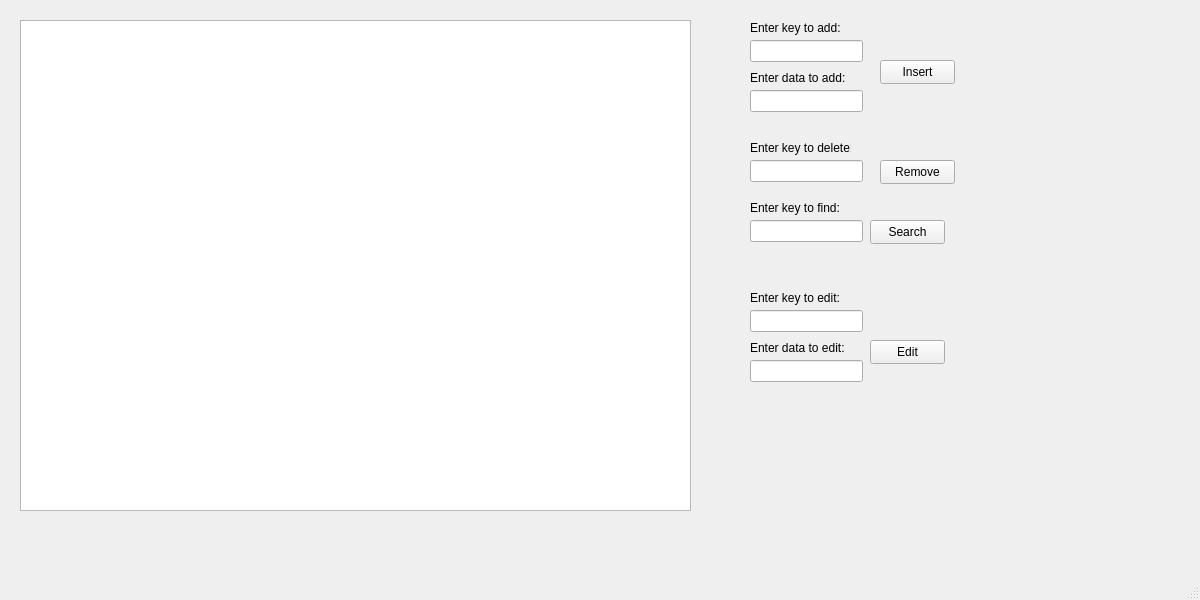
<?xml version="1.0" encoding="UTF-8"?>
<ui version="4.0">
 <class>MainWindow</class>
 <widget class="QMainWindow" name="MainWindow">
  <property name="geometry">
   <rect>
    <x>0</x>
    <y>0</y>
    <width>1200</width>
    <height>600</height>
   </rect>
  </property>
  <property name="windowTitle">
   <string>MainWindow</string>
  </property>
  <widget class="QWidget" name="centralwidget">
   <widget class="QPlainTextEdit" name="plainTextEdit">
    <property name="geometry">
     <rect>
      <x>20</x>
      <y>20</y>
      <width>671</width>
      <height>491</height>
     </rect>
    </property>
   </widget>
   <widget class="QLineEdit" name="line_key">
    <property name="geometry">
     <rect>
      <x>750</x>
      <y>40</y>
      <width>113</width>
      <height>22</height>
     </rect>
    </property>
   </widget>
   <widget class="QLineEdit" name="line_data">
    <property name="geometry">
     <rect>
      <x>750</x>
      <y>90</y>
      <width>113</width>
      <height>22</height>
     </rect>
    </property>
   </widget>
   <widget class="QPushButton" name="buttonInsert">
    <property name="geometry">
     <rect>
      <x>880</x>
      <y>60</y>
      <width>75</width>
      <height>24</height>
     </rect>
    </property>
    <property name="text">
     <string>Insert</string>
    </property>
   </widget>
   <widget class="QLineEdit" name="line_keyDelete">
    <property name="geometry">
     <rect>
      <x>750</x>
      <y>160</y>
      <width>113</width>
      <height>22</height>
     </rect>
    </property>
   </widget>
   <widget class="QPushButton" name="buttonRemove">
    <property name="geometry">
     <rect>
      <x>880</x>
      <y>160</y>
      <width>75</width>
      <height>24</height>
     </rect>
    </property>
    <property name="text">
     <string>Remove</string>
    </property>
   </widget>
   <widget class="QLabel" name="label">
    <property name="geometry">
     <rect>
      <x>750</x>
      <y>20</y>
      <width>111</width>
      <height>16</height>
     </rect>
    </property>
    <property name="text">
     <string>Enter key to add:</string>
    </property>
   </widget>
   <widget class="QLabel" name="label_2">
    <property name="geometry">
     <rect>
      <x>750</x>
      <y>70</y>
      <width>111</width>
      <height>16</height>
     </rect>
    </property>
    <property name="text">
     <string>Enter data to add:</string>
    </property>
   </widget>
   <widget class="QLabel" name="label_3">
    <property name="geometry">
     <rect>
      <x>750</x>
      <y>140</y>
      <width>101</width>
      <height>16</height>
     </rect>
    </property>
    <property name="text">
     <string>Enter key to delete:</string>
    </property>
   </widget>
   <widget class="QLineEdit" name="line_keyFind">
    <property name="geometry">
     <rect>
      <x>750</x>
      <y>220</y>
      <width>113</width>
      <height>22</height>
     </rect>
    </property>
   </widget>
   <widget class="QPushButton" name="buttonSearch">
    <property name="geometry">
     <rect>
      <x>870</x>
      <y>220</y>
      <width>75</width>
      <height>24</height>
     </rect>
    </property>
    <property name="text">
     <string>Search</string>
    </property>
   </widget>
   <widget class="QLabel" name="label_4">
    <property name="geometry">
     <rect>
      <x>750</x>
      <y>200</y>
      <width>111</width>
      <height>16</height>
     </rect>
    </property>
    <property name="text">
     <string>Enter key to find:</string>
    </property>
   </widget>
   <widget class="QLabel" name="resultSerach">
    <property name="geometry">
     <rect>
      <x>750</x>
      <y>250</y>
      <width>251</width>
      <height>31</height>
     </rect>
    </property>
    <property name="text">
     <string/>
    </property>
   </widget>
   <widget class="QLineEdit" name="line_keyEdit">
    <property name="geometry">
     <rect>
      <x>750</x>
      <y>310</y>
      <width>113</width>
      <height>22</height>
     </rect>
    </property>
   </widget>
   <widget class="QLabel" name="label_5">
    <property name="geometry">
     <rect>
      <x>750</x>
      <y>290</y>
      <width>111</width>
      <height>16</height>
     </rect>
    </property>
    <property name="text">
     <string>Enter key to edit:</string>
    </property>
   </widget>
   <widget class="QLineEdit" name="line_dataEdit">
    <property name="geometry">
     <rect>
      <x>750</x>
      <y>360</y>
      <width>113</width>
      <height>22</height>
     </rect>
    </property>
   </widget>
   <widget class="QLabel" name="label_6">
    <property name="geometry">
     <rect>
      <x>750</x>
      <y>340</y>
      <width>111</width>
      <height>16</height>
     </rect>
    </property>
    <property name="text">
     <string>Enter data to edit:</string>
    </property>
   </widget>
   <widget class="QPushButton" name="buttonEdit">
    <property name="geometry">
     <rect>
      <x>870</x>
      <y>340</y>
      <width>75</width>
      <height>24</height>
     </rect>
    </property>
    <property name="text">
     <string>Edit</string>
    </property>
   </widget>
  </widget>
  <widget class="QMenuBar" name="menubar">
   <property name="geometry">
    <rect>
     <x>0</x>
     <y>0</y>
     <width>1200</width>
     <height>22</height>
    </rect>
   </property>
  </widget>
  <widget class="QStatusBar" name="statusbar"/>
 </widget>
 <resources/>
 <connections/>
</ui>
